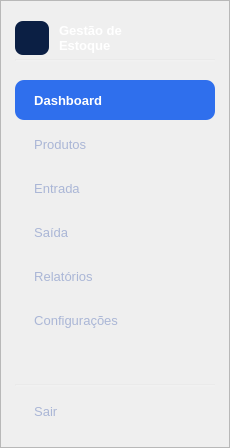
     <widget class="QFrame" name="sidebarFrame">
      <property name="minimumSize">
       <size>
        <width>230</width>
        <height>0</height>
       </size>
      </property>
      <property name="maximumSize">
       <size>
        <width>230</width>
        <height>16777215</height>
       </size>
      </property>
      <property name="styleSheet">
       <string notr="true">QFrame#sidebarFrame { background-color: #0e1c3c; }
QLabel { color: #cdd6ee; }
QPushButton {
  text-align: left;
  color: #aab6d6;
  background-color: transparent;
  border: none;
  border-radius: 9px;
  padding: 10px 12px;
  font-size: 10pt;
}
QPushButton:hover { background-color: rgba(255,255,255,0.06); color: #ffffff; }
QPushButton:checked {
  background-color: #2f6fed;
  color: #ffffff;
  font-weight: bold;
}</string>
      </property>
      <property name="frameShape">
       <enum>QFrame::StyledPanel</enum>
      </property>
      <layout class="QVBoxLayout" name="sidebarLayout">
       <property name="spacing">
        <number>4</number>
       </property>
       <property name="leftMargin">
        <number>14</number>
       </property>
       <property name="topMargin">
        <number>20</number>
       </property>
       <property name="rightMargin">
        <number>14</number>
       </property>
       <property name="bottomMargin">
        <number>16</number>
       </property>

       <!-- Brand -->
       <item>
        <layout class="QHBoxLayout" name="brandLayout">
         <property name="spacing">
          <number>10</number>
         </property>
         <item>
          <widget class="QLabel" name="brandIcon">
           <property name="minimumSize">
            <size>
             <width>34</width>
             <height>34</height>
            </size>
           </property>
           <property name="maximumSize">
            <size>
             <width>34</width>
             <height>34</height>
            </size>
           </property>
           <property name="styleSheet">
            <string notr="true">QLabel#brandIcon { background-color: #0b1f44; border-radius: 8px; }</string>
           </property>
           <property name="text">
            <string/>
           </property>
          </widget>
         </item>
         <item>
          <widget class="QLabel" name="brandName">
           <property name="font">
            <font>
             <family>Segoe UI</family>
             <pointsize>10</pointsize>
             <weight>75</weight>
             <bold>true</bold>
            </font>
           </property>
           <property name="styleSheet">
            <string notr="true">color: #ffffff;</string>
           </property>
           <property name="text">
            <string>Gestão de
Estoque</string>
           </property>
          </widget>
         </item>
        </layout>
       </item>

       <item>
        <widget class="Line" name="sidebarLine1">
         <property name="styleSheet">
          <string notr="true">background-color: rgba(255,255,255,0.08); max-height:1px;</string>
         </property>
         <property name="orientation">
          <enum>Qt::Horizontal</enum>
         </property>
        </widget>
       </item>
       <item>
        <spacer name="brandSpacerBottom">
         <property name="orientation">
          <enum>Qt::Vertical</enum>
         </property>
         <property name="sizeHint" stdset="0">
          <size>
           <width>20</width>
           <height>14</height>
          </size>
         </property>
        </spacer>
       </item>

       <!-- Nav buttons (checkable, exclusive group set in code via QButtonGroup) -->
       <item>
        <widget class="QPushButton" name="btnDashboard">
         <property name="minimumSize">
          <size>
           <width>0</width>
           <height>40</height>
          </size>
         </property>
         <property name="cursor">
          <cursorShape>PointingHandCursor</cursorShape>
         </property>
         <property name="text">
          <string>  Dashboard</string>
         </property>
         <property name="checkable">
          <bool>true</bool>
         </property>
         <property name="checked">
          <bool>true</bool>
         </property>
        </widget>
       </item>
       <item>
        <widget class="QPushButton" name="btnProdutos">
         <property name="minimumSize">
          <size>
           <width>0</width>
           <height>40</height>
          </size>
         </property>
         <property name="cursor">
          <cursorShape>PointingHandCursor</cursorShape>
         </property>
         <property name="text">
          <string>  Produtos</string>
         </property>
         <property name="checkable">
          <bool>true</bool>
         </property>
        </widget>
       </item>
       <item>
        <widget class="QPushButton" name="btnEntrada">
         <property name="minimumSize">
          <size>
           <width>0</width>
           <height>40</height>
          </size>
         </property>
         <property name="cursor">
          <cursorShape>PointingHandCursor</cursorShape>
         </property>
         <property name="text">
          <string>  Entrada</string>
         </property>
         <property name="checkable">
          <bool>true</bool>
         </property>
        </widget>
       </item>
       <item>
        <widget class="QPushButton" name="btnSaida">
         <property name="minimumSize">
          <size>
           <width>0</width>
           <height>40</height>
          </size>
         </property>
         <property name="cursor">
          <cursorShape>PointingHandCursor</cursorShape>
         </property>
         <property name="text">
          <string>  Saída</string>
         </property>
         <property name="checkable">
          <bool>true</bool>
         </property>
        </widget>
       </item>
       <item>
        <widget class="QPushButton" name="btnRelatorios">
         <property name="minimumSize">
          <size>
           <width>0</width>
           <height>40</height>
          </size>
         </property>
         <property name="cursor">
          <cursorShape>PointingHandCursor</cursorShape>
         </property>
         <property name="text">
          <string>  Relatórios</string>
         </property>
         <property name="checkable">
          <bool>true</bool>
         </property>
        </widget>
       </item>
       <item>
        <widget class="QPushButton" name="btnConfig">
         <property name="minimumSize">
          <size>
           <width>0</width>
           <height>40</height>
          </size>
         </property>
         <property name="cursor">
          <cursorShape>PointingHandCursor</cursorShape>
         </property>
         <property name="text">
          <string>  Configurações</string>
         </property>
         <property name="checkable">
          <bool>true</bool>
         </property>
        </widget>
       </item>

       <item>
        <spacer name="sidebarSpacer">
         <property name="orientation">
          <enum>Qt::Vertical</enum>
         </property>
         <property name="sizeHint" stdset="0">
          <size>
           <width>20</width>
           <height>40</height>
          </size>
         </property>
        </spacer>
       </item>

       <item>
        <widget class="Line" name="sidebarLine2">
         <property name="styleSheet">
          <string notr="true">background-color: rgba(255,255,255,0.08); max-height:1px;</string>
         </property>
         <property name="orientation">
          <enum>Qt::Horizontal</enum>
         </property>
        </widget>
       </item>
       <item>
        <widget class="QPushButton" name="btnSair">
         <property name="minimumSize">
          <size>
           <width>0</width>
           <height>40</height>
          </size>
         </property>
         <property name="cursor">
          <cursorShape>PointingHandCursor</cursorShape>
         </property>
         <property name="text">
          <string>  Sair</string>
         </property>
        </widget>
       </item>
      </layout>
     </widget>
